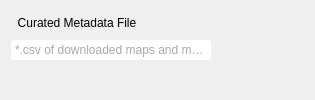
                 <widget class="QGroupBox" name="A_chooseCSV_2">
                  <property name="styleSheet">
                   <string notr="true">QGroupBox#A_chooseCSV_2 {
    border-radius: 20px;
	background-color: rgba(193, 211, 239, 100);
	font-size: 14pt;
    font-weight: bold;
	/*padding-top: 36px;
	padding-left: 20px;
	padding-right: 20px;*/
	padding: 35% 15% 0%;
}

QGroupBox::title {
	background-color: transparent;
	padding-top: 16px;
	padding-left: 16px;
	color: black;
}


QGroupBox {
	border: transparent;
}
</string>
                  </property>
                  <property name="title">
                   <string>Curated Metadata File</string>
                  </property>
                  <layout class="QVBoxLayout" name="verticalLayout_21">
                   <item>
                    <widget class="QGroupBox" name="A2_csvFilepath_2">
                     <property name="title">
                      <string/>
                     </property>
                     <layout class="QHBoxLayout" name="horizontalLayout_28">
                      <property name="leftMargin">
                       <number>0</number>
                      </property>
                      <item>
                       <widget class="QLineEdit" name="lineEdit_p3_2">
                        <property name="minimumSize">
                         <size>
                          <width>200</width>
                          <height>0</height>
                         </size>
                        </property>
                        <property name="toolTip">
                         <string>type or browse (note to self: check that file exists, if not spit the error out to the statusbar)</string>
                        </property>
                        <property name="styleSheet">
                         <string notr="true">QLineEdit
{
	background-color: white;
	color: #525251;
	/*border: 1px solid #051a39;*/
	border-radius: 3px;
	padding : 2px;
}</string>
                        </property>
                        <property name="text">
                         <string/>
                        </property>
                        <property name="dragEnabled">
                         <bool>false</bool>
                        </property>
                        <property name="placeholderText">
                         <string>*.csv of downloaded maps and models</string>
                        </property>
                        <property name="clearButtonEnabled">
                         <bool>true</bool>
                        </property>
                       </widget>
                      </item>
                      <item>
                       <widget class="QPushButton" name="resetDefaultVal_btn_2">
                        <property name="cursor">
                         <cursorShape>PointingHandCursor</cursorShape>
                        </property>
                        <property name="styleSheet">
                         <string notr="true">/*background-color: white;*/
border-radius: 3px;
padding : 2px;</string>
                        </property>
                        <property name="text">
                         <string/>
                        </property>
                        <property name="icon">
                         <iconset>
                          <normaloff>:/icons/reset3-svgrepo-com.svg</normaloff>:/icons/reset3-svgrepo-com.svg</iconset>
                        </property>
                       </widget>
                      </item>
                      <item>
                       <widget class="QPushButton" name="pushButton_p3_2">
                        <property name="cursor">
                         <cursorShape>PointingHandCursor</cursorShape>
                        </property>
                        <property name="toolTip">
                         <string>browse or type</string>
                        </property>
                        <property name="styleSheet">
                         <string notr="true">/*border-image: url(:/icons/browsefilesicon.png);*/
/*background-color: white;*/
border-radius: 3px;
padding : 2px;</string>
                        </property>
                        <property name="text">
                         <string/>
                        </property>
                        <property name="icon">
                         <iconset>
                          <normaloff>:/icons/browsefilesicon_zoomed.png</normaloff>:/icons/browsefilesicon_zoomed.png</iconset>
                        </property>
                       </widget>
                      </item>
                     </layout>
                    </widget>
                   </item>
                  </layout>
                 </widget>
